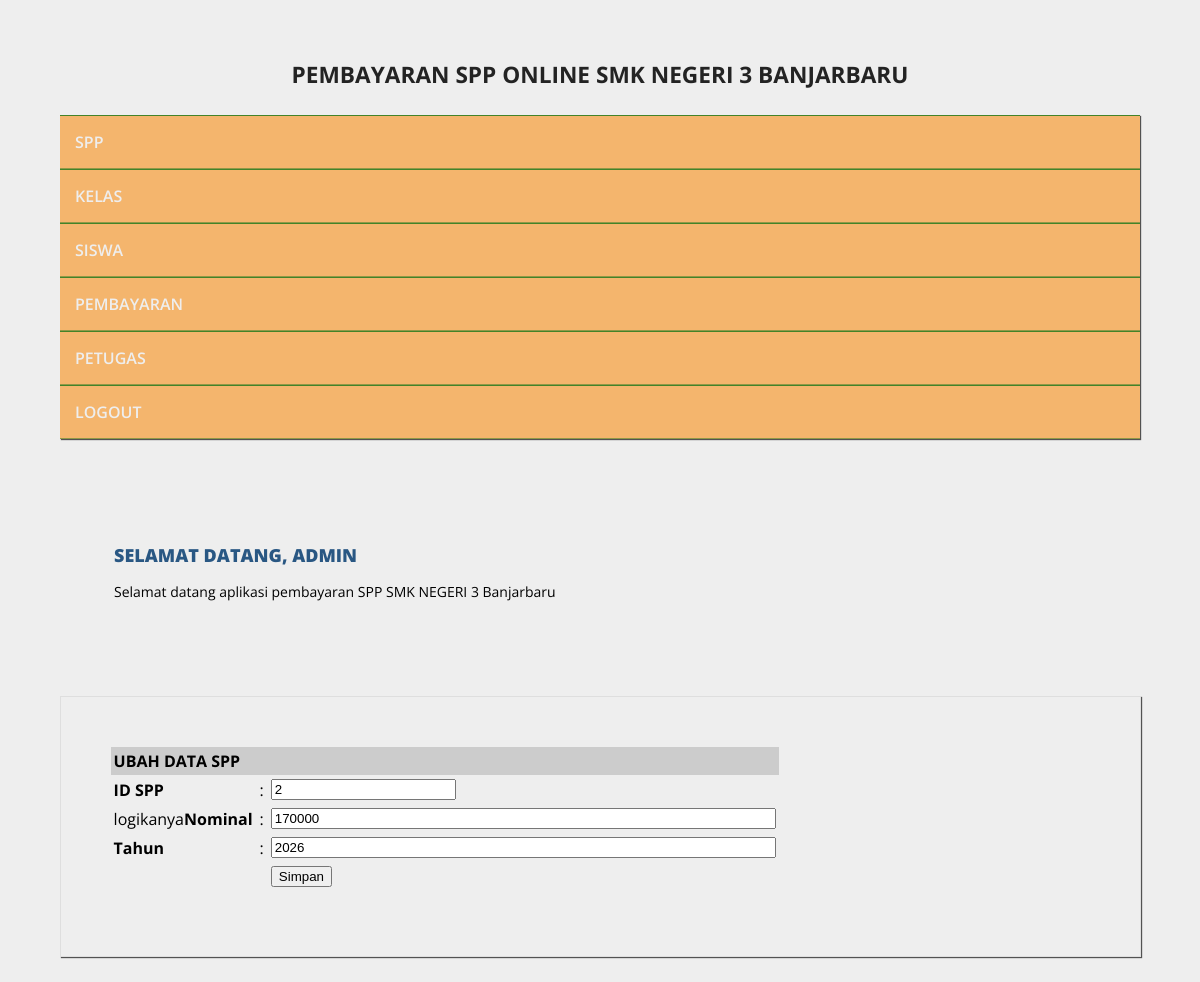
/admin/halaman_admin.php?open=edit_spp&id_spp=2 (signed in), run on the app's committed database.
### tables this page shows
CREATE TABLE `spp` (
  `id_spp` varchar(5) NOT NULL,
  `tahun` int(4) NOT NULL,
  `nominal` int(10) NOT NULL
);

### admin/edit_spp.php (the view, shortened to what this page needs)
<?php
include_once "../src/koneksi.php";
if(isset($_GET['id_spp'])){
    $id_spp = $_GET['id_spp'];
    $sql    = mysqli_query($koneksi, "SELECT * FROM spp WHERE id_spp = '$id_spp'");
    $data   = mysqli_fetch_array($sql);
}
?>
<form action="halaman_admin.php?open=edit_spp&id_spp=<?php echo isset($data['id_spp']) ? $data['id_spp'] : ''; ?>" method="post" name="form1" target="_self" >
<table class="table-list" width="650" border="0" cellspacing="1" cellpadding="3">
    <tr>
        <td bgcolor="#CCCCCC" colspan="3"><strong>UBAH DATA SPP </strong></td>
    </tr>
    <tr>
        <td width="182"><strong>ID SPP </strong></td>
        <td width="6">:</td>
        <td width="440"><input name="id_spp" type="text" value="<?php echo isset($data['id_spp']) ? $data['id_spp'] : ''; ?>" readonly = "true" /></td>
    </tr>
    <tr>
        <td>logikanya<strong>Nominal </strong></td>
        <td>:</td>
        <td><input name="nominal" type="text" value="<?php echo isset($data['nominal']) ? $data['nominal'] : ''; ?>" size="60" maxlength="100" /></td>
    </tr>
    <tr>
        <td><strong>Tahun </strong></td>
        <td>:</td>
        <td><input name="tahun" type="text" value="<?php echo isset($data['tahun']) ? $data['tahun'] : ''; ?>" size="60" maxlength="100" /></td>
    </tr>
    <tr>
        <td>&nbsp;</td>
        <td>&nbsp;</td>
        <td><input name="btnSimpan" type="submit" id="btnSimpan" value="Simpan" /></td>
    </tr>
</table>
</form>

### src/style.css (style rules this page uses)
body { background: #eee; margin:0; font-family: 'Open Sans', sans-serif; }

### data on the page
spp: id_spp "2", nominal "170000", tahun "2026"

### other printed values
$_SESSION['username'] "ADMIN"
